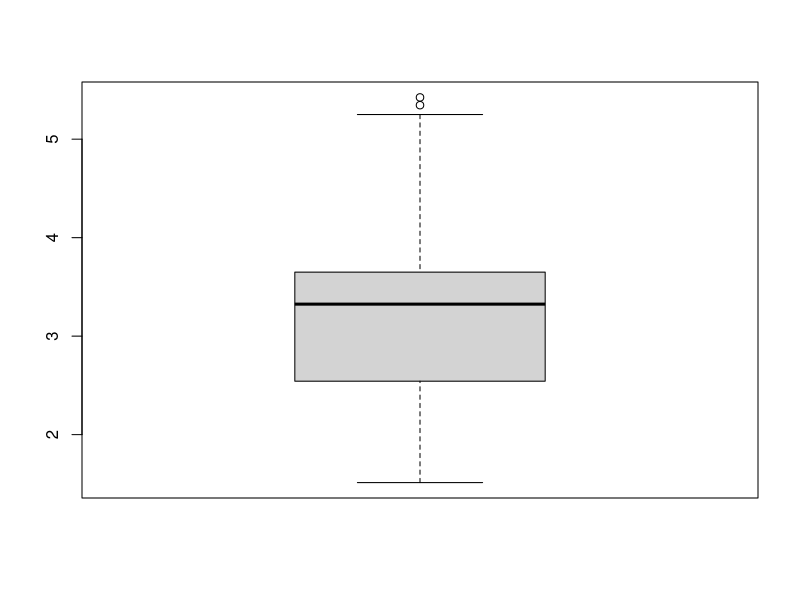
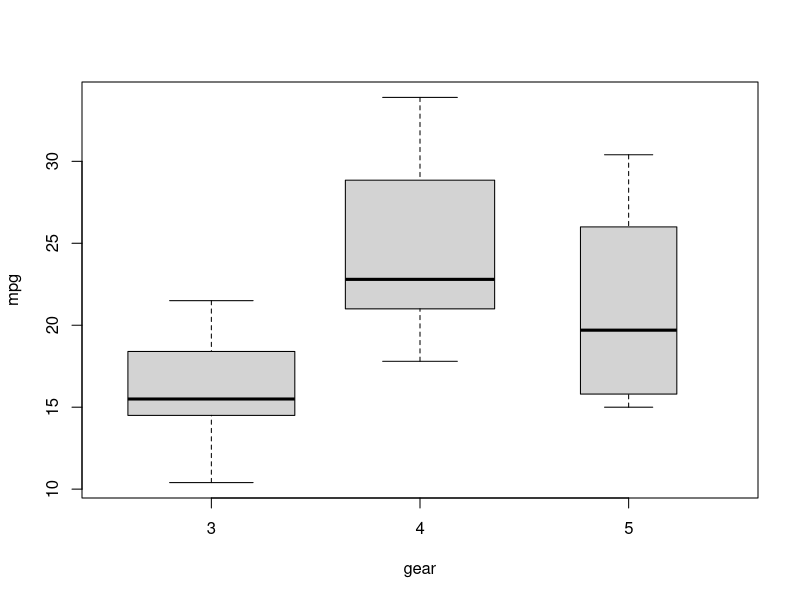
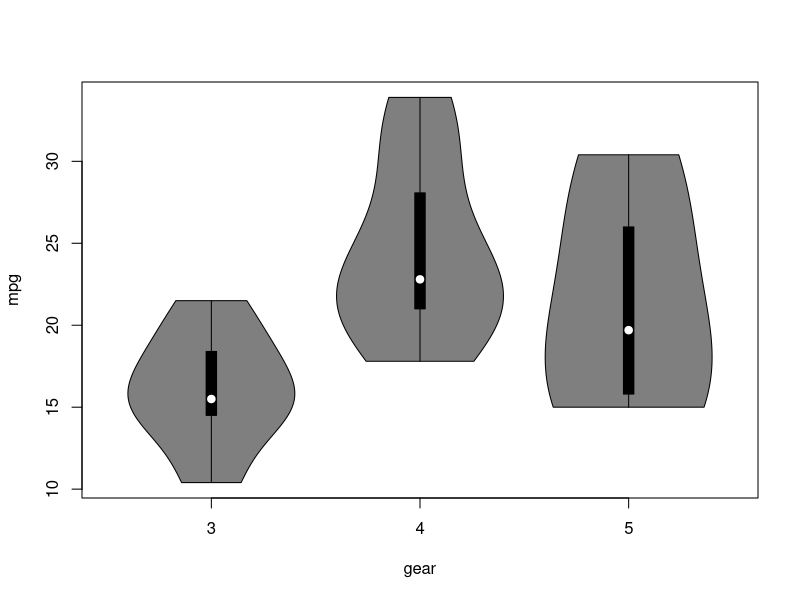
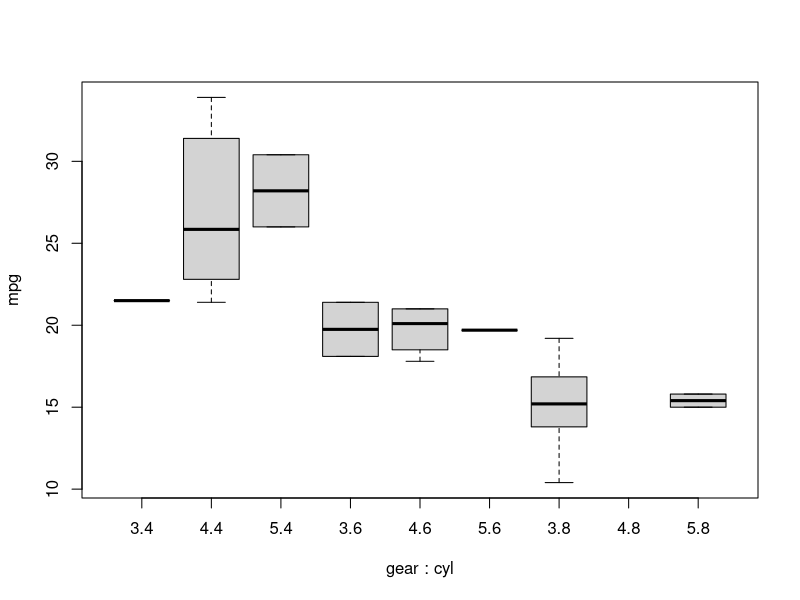
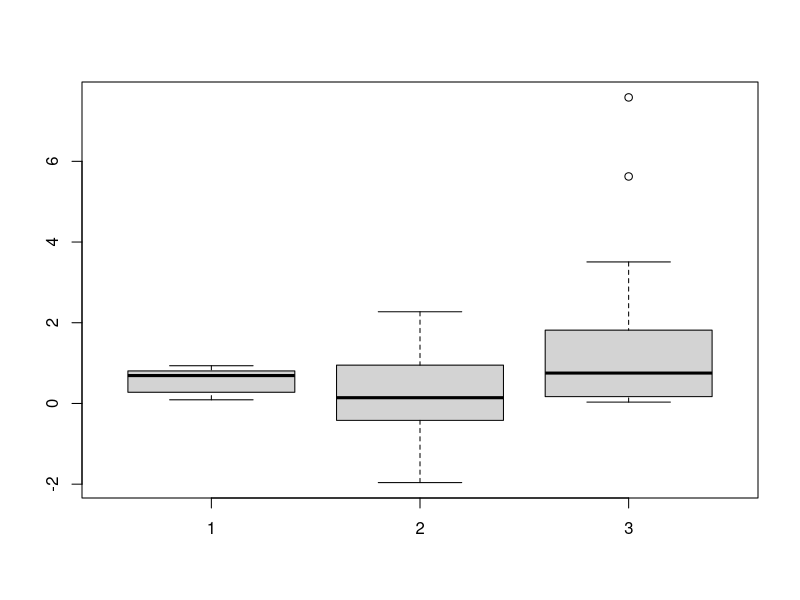
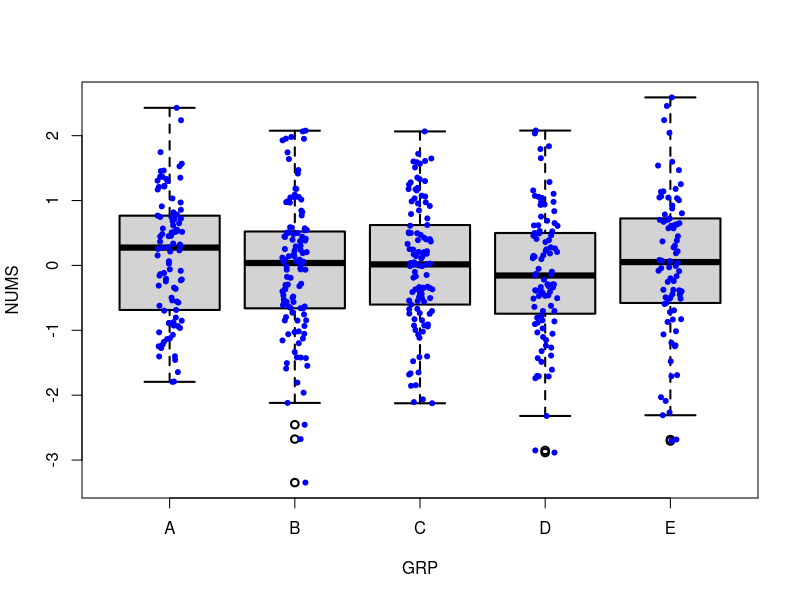

The R source for these figures, in order: (Note: this script raises an error after producing the figures.)
# 이상치 확인
boxplot(mtcars$wt)

# 집단간 분포 비교
boxplot(mpg~gear, mtcars, varwidth=T)

library(vioplot)
vioplot(mpg~gear, mtcars)

# 집단이 여러개도 가능
boxplot(mpg~gear+cyl, mtcars)

x1 <- runif(10)
x2 <- rnorm(30)
x3 <- rexp(50)

boxplot(x1, x2, x3)

ddf = data.frame(NUMS = rnorm(500), GRP = sample(LETTERS[1:5],500,replace=T))
boxplot(NUMS ~ GRP, data = ddf, lwd = 2, ylab = 'NUMS')
stripchart(NUMS ~ GRP, vertical = TRUE, data = ddf, 
           method = "jitter", add = TRUE, pch = 20, col = 'blue')

set.seed(3)
z <- round(rnorm(50) * 10)
summary(z)
z %>% hist
z %>% boxplot

z[50] <- 40       # 50번째 데이터를 40으로 치환하여 이상치를 만듦
z[49] <- 200
summary(z)
z %>% boxplot
boxplot(z, range=0)
boxplot(z, range=1.5) -> box1
boxplot(z, range=5)
boxplot(z, range=5, outcol="red", outpch=16)

box1$out

mtcars$wt %>% boxplot -> box1
mtcars %>% 
  filter(wt %in% box1$out) 

# wt 삭제
mtcars %>% 
  filter(!wt %in% box1$out) 

# wt 이상치를 정상범위 최대치로 치환
ifelse(mtcars$wt %in% box1$out, 5.250, mtcars$wt)

xy <- c(1,2,3,4,5,NA, 7,8,9,10)
mean(xy, na.rm=T)
ifelse(is.na(xy), mean(xy, na.rm=T), xy) %>% floor














       
